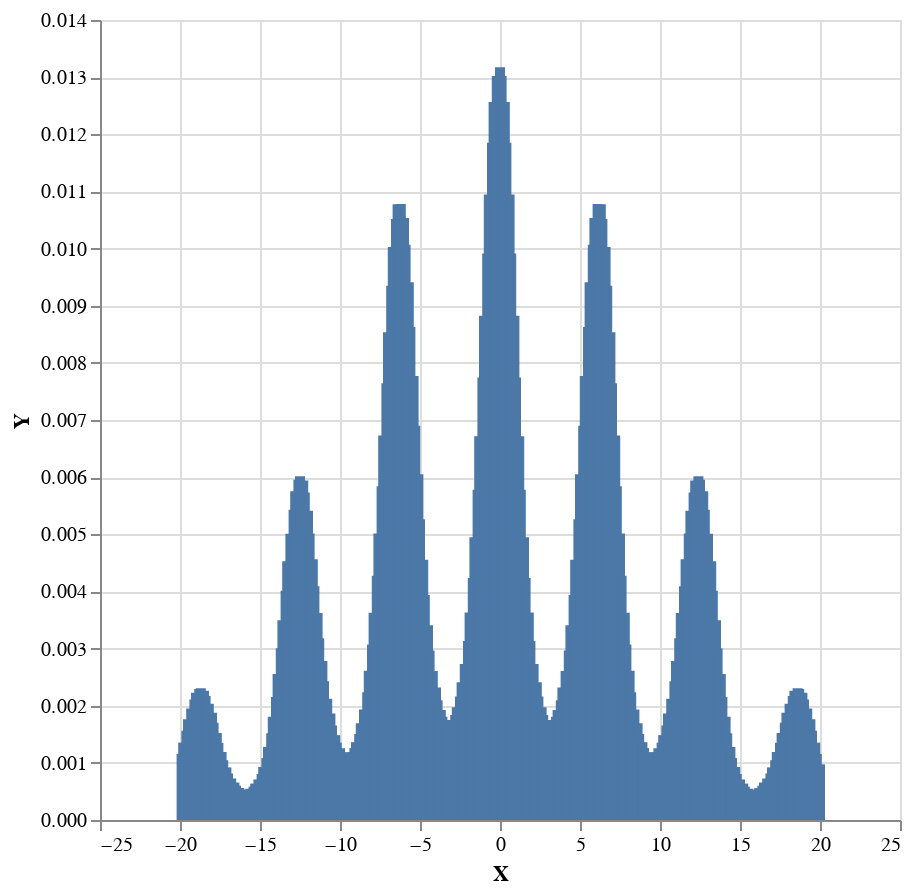

The notebook cell saved with this chart:
### Markdown cell above
Or this unusual distribution with $p(x) \propto N(x;0,4)*e^{cos(x)}$:

### Code cell
model4 :: MonadMeasure m => m Double
model4 = do

    x <- normal 0 10
    factor $ Exp (cos x )
    return x

plot $ Control.Monad.Bayes.Integrator.histogram 400 0.1 model4

### Figure 1 — Vega-Lite specification as saved in the notebook (floating-point values rounded to 4 significant figures; data arrays with more than 128 entries replaced by an {"elided": "..."} marker saying what was removed)
{"$schema": "https://vega.github.io/schema/vega-lite/v4.json", "data": {"values": {"elided": "400 records"}}, "encoding": {"x": {"field": "X", "type": "quantitative"}, "y": {"field": "Y", "type": "quantitative"}}, "height": 400, "mark": "bar", "width": 400}
